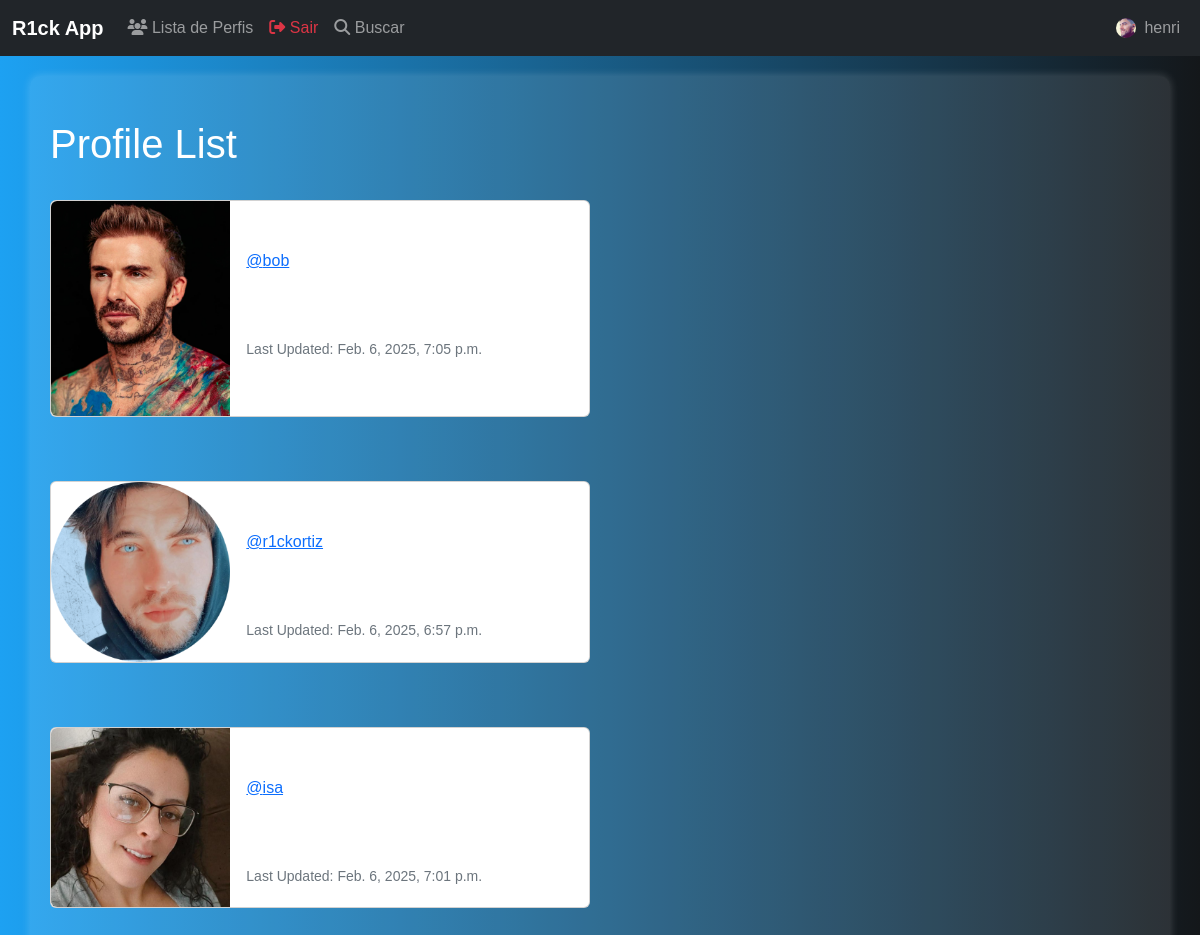
The page /profile_list/ (signed in) on the database its author committed.
### musker/models.py (models this page shows, shortened)
class Profile(models.Model):
	user = models.OneToOneField(User, on_delete=models.CASCADE)
	follows = models.ManyToManyField("self",
		related_name="followed_by",
		symmetrical=False,
		blank=True)
	date_modified = models.DateTimeField(User, auto_now=True)
	profile_image = models.ImageField(null=True, blank=True, upload_to="images/")
	profile_bio = models.CharField(null=True, blank=True, max_length=500)
	homepage_link = models.CharField(null=True, blank=True, max_length=100)
	facebook_link = models.CharField(null=True, blank=True, max_length=100)
	instagram_link = models.CharField(null=True, blank=True, max_length=100)
	linkedin_link = models.CharField(null=True, blank=True, max_length=100)

### musker/views.py (the view)
# urls.py: path('profile_list/', views.profile_list, name='profile_list'),
def profile_list(request):
	if request.user.is_authenticated:
		profiles = Profile.objects.exclude(user=request.user)
		return render(request, 'profile_list.html', {"profiles":profiles})
	else:
		messages.success(request, ("You Must Be Logged In To View This Page..."))
		return redirect('home')

### musker/templates/profile_list.html
{% extends 'base.html' %}
{% load static %}
{% block content %}
	<h1>Profile List</h1>
<br/>
{% if profiles %}
	{% for profile in profiles %}
		<div class="card mb-3" style="max-width: 540px;">
  <div class="row g-0">
    <div class="col-md-4">
      {% if profile.profile_image %}
      <img src="{{ profile.profile_image.url }}" width=200 height=200 class="img-fluid rounded-start" alt="{{profile.user.username}}">
      {% else %}
      <img src="{% static 'images/default_profile_pic.png' %}" class="img-fluid rounded-start" alt="Profile Image">
      {% endif %}
    </div>
    <div class="col-md-8">
      <div class="card-body">
        <h5 class="card-title">{{ profile.user.username }}</h5>
        <p class="card-text"><a href="{% url 'profile' profile.user.id %}">@{{ profile.user.username|lower }}</a></p>
        <br/><br/>
        <p class="card-text"><small class="text-muted">Last Updated: {{ profile.date_modified }}</small></p>
      </div>
    </div>
  </div>
</div>
<br/><br/>
	{% endfor %}
{% endif %}
{% endblock %}

### musker/templates/base.html (shortened to what this page needs)
<!DOCTYPE html>
<html lang="pt-br">
<head>
    <link href="https://cdn.jsdelivr.net/npm/bootstrap@5.2.3/dist/css/bootstrap.min.css" rel="stylesheet">
</head>
<body>
    {% include 'navbar.html' %}
    <div class="container">
        <br/>
        {% block content %}
        {% endblock %}
    </div>
</body>
</html>

### musker/templates/navbar.html (shortened to what this page needs)
{% load static %}
<nav class="navbar navbar-expand-lg navbar-dark bg-dark">
  <div class="container-fluid">
    <a class="navbar-brand fw-bold" href="{% url 'home' %}">
       R1ck App
    </a>
    <div class="collapse navbar-collapse" id="navbarSupportedContent">
      <ul class="navbar-nav me-auto mb-2 mb-lg-0">
        <li class="nav-item">
          <a class="nav-link" href="{% url 'profile_list' %}">
            <i class="fa-solid fa-users"></i> Lista de Perfis
          </a>
        </li>
        {% if user.is_authenticated %}
        <li class="nav-item">
          <a class="nav-link text-danger" href="{% url 'logout' %}">
            <i class="fa-solid fa-sign-out-alt"></i> Sair
          </a>
        </li>
        {% endif %}
        <li class="nav-item">
          <a class="nav-link" href="{% url 'search' %}">
            <i class="fa-solid fa-search"></i> Buscar
          </a>
        </li>
      </ul>
      {% if user.is_authenticated %}
        <ul class="navbar-nav ms-auto">
          <li class="nav-item">
            <a href="{% url 'profile' request.user.id %}" class="nav-link d-flex align-items-center">
              {% if user.profile.profile_image %}
                <img src="{{ user.profile.profile_image.url }}" class="rounded-circle" width="20" alt="{{ user.username }}">
              {% else %}
                <img src="{% static 'images/default_profile_pic.png' %}" class="rounded-circle" width="20" alt="Imagem de perfil padrão">
              {% endif %}
              <span class="ms-2">{{ user.username }}</span>
            </a>
          </li>
        </ul>
      {% endif %}
    </div>
  </div>
</nav>

### musker/templates/base.html (style rules this page uses)
body { background: linear-gradient(to right, #1DA1F2, #14171A); color: white; font-family: Arial, sans-serif; }
.container { margin-top: 20px; background: rgba(255, 255, 255, 0.1); padding: 20px; border-radius: 10px; box-shadow: 0px 0px 10px rgba(255, 255, 255, 0.2); }

### rows shown on the page
Profile: profile_image (picture), user.username "bob", date_modified "Feb. 6, 2025, 7:05 p.m."
Profile: profile_image (picture), user.username "r1ckortiz", date_modified "Feb. 6, 2025, 6:57 p.m."
Profile: profile_image (picture), user.username "isa", date_modified "Feb. 6, 2025, 7:01 p.m."

### other values the page prints
{{ user.username }} "henri"
